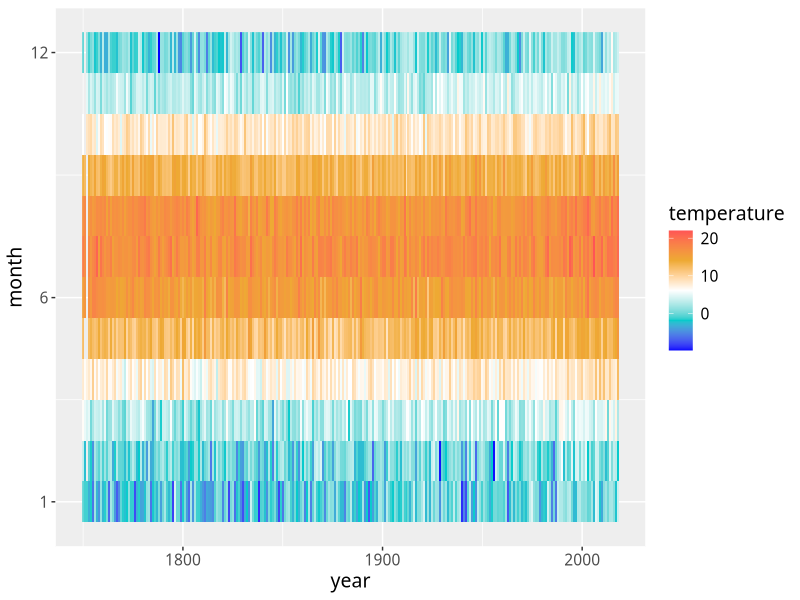
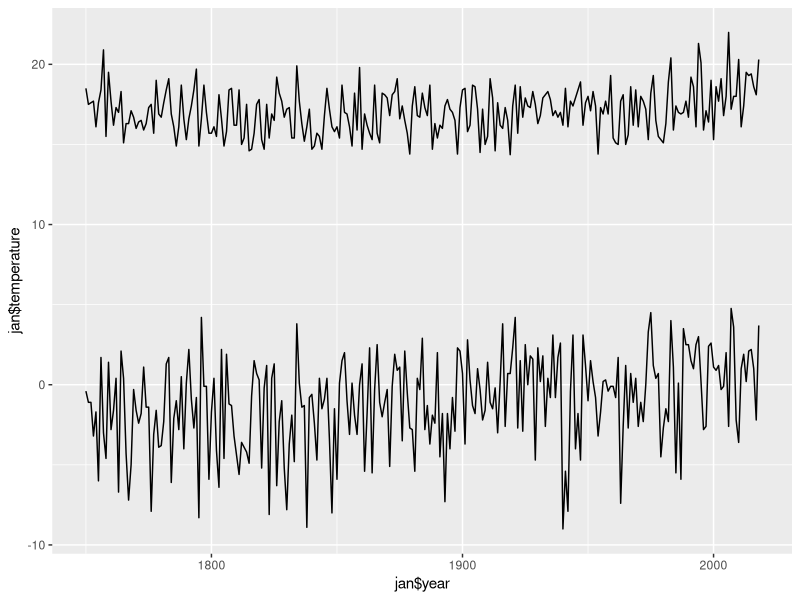

Write the R code that produced these figures, in order.
## ---- chunk 1
knitr::opts_chunk$set(echo = TRUE)
## ---- chunk 2
#install.packages("ggplot2")
require("ggplot2")
color.temperature <- c("#0000FF", "#00CCCC", "#FFFFFF", "#EEAA33", "#FF5555")
#setwd(dirname(rstudioapi::getActiveDocumentContext()$path))
py <- read.csv("baur_monthly.csv", sep=";")
py2 <- subset(py, !is.na(py$temperature))
## ---- chunk 3
mp <- ggplot(py2, aes(year, month))
mp + geom_raster(aes(fill=temperature))+
  scale_y_continuous(breaks=c(1,6,12))+
  theme(panel.background = element_rect(fill = '#EEEEEE', colour = 'white'), legend.position="right", text=element_text(size=14, family="Calibri"))+
  scale_fill_gradientn(colours=color.temperature)
## ---- chunk 4
mp <- ggplot()
jan <- subset(py2, py2$month == 1)
jul <- subset(py2, py2$month == 7)
mp + geom_line(aes(y=jan$temperature, x=jan$year)) + 
     geom_line(aes(y=jul$temperature, x=jul$year))
